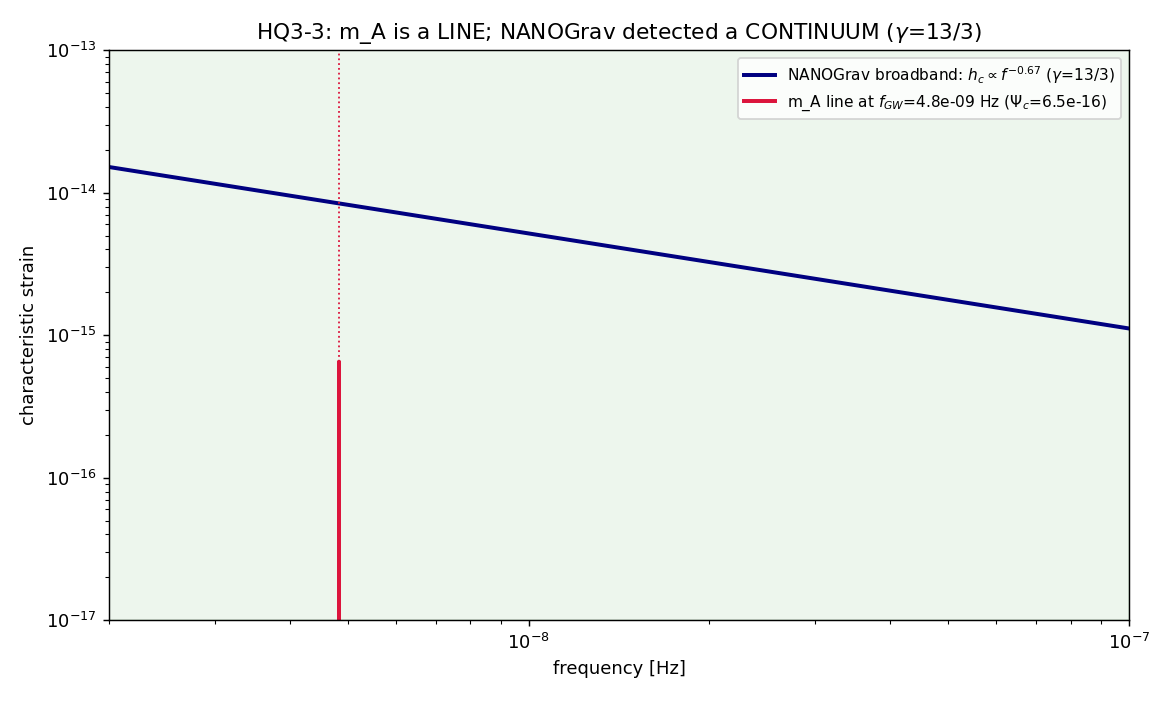

Generate this figure with Python:
"""HQ3_3_spectrum.py -- spectral SHAPE of the m_A signal vs the NANOGrav power law.

Charter HQ3-3.  NANOGrav reports a broadband, Hellings-Downs-correlated power law with
timing-residual PSD index gamma = 13/3 (~4.33), i.e. h_c(f) ~ f^{-2/3}.  The m_A
condensate instead produces a MONOCHROMATIC line at f_GW, broadened only by the DM
velocity dispersion to a fractional width Delta f/f ~ (v/c)^2 ~ 1e-6.  This script
contrasts the two shapes quantitatively (a line is gamma -> infinity, the opposite of
a slowly-falling power law) and renders the figure.  The vector character (3
polarizations) adds an O(1) anisotropic-stress modulation but does NOT broaden the
line into a continuum -- the headline is still a line, not a SMBH-like power law.
"""
from __future__ import annotations

import json
from pathlib import Path

import numpy as np
import matplotlib
matplotlib.use("Agg")
import matplotlib.pyplot as plt  # noqa: E402

import hq3_core as c  # noqa: E402

OUT = Path(__file__).resolve().parent
V_DISP = 1.0e-3            # DM virial velocity v/c ~ 1e-3 -> line width (v/c)^2 ~ 1e-6
M_LINE = 1e-23            # representative in-band mass for the line illustration (eV)


def main():
    f_line = float(c.f_gw(M_LINE))
    frac_width = V_DISP ** 2                 # Delta f / f for the condensate line
    df = f_line * frac_width

    # NANOGrav power-law strain index vs the m_A "index"
    alpha_ng = (3.0 - c.NG_GAMMA) / 2.0      # h_c ~ f^alpha = f^{-2/3}
    payload = {
        "nanograv": {"gamma": c.NG_GAMMA, "h_c_index_alpha": alpha_ng,
                     "shape": "broadband power law (SMBH binaries)"},
        "m_A": {"shape": "monochromatic line", "f_GW_Hz_at_1e-23eV": f_line,
                "fractional_width_dff": frac_width, "abs_width_Hz": df,
                "effective_gamma": "infinity (line, not a continuum)"},
        "comparison": {
            "compatible_as_broadband_SGWB": False,
            "reason": "a velocity-broadened line (df/f~1e-6) cannot mimic a "
                      "gamma=13/3 power law spanning a decade in frequency",
        },
        "note": "m_A is a LINE; NANOGrav 2023 detected a CONTINUUM. Different observables.",
    }
    (OUT / "HQ3_3_spectrum.json").write_text(json.dumps(payload, indent=2))

    print("=" * 74)
    print("HQ3-3  spectral shape: m_A line vs NANOGrav power law (gamma=13/3)")
    print("=" * 74)
    print(f"  NANOGrav: broadband power law, gamma = {c.NG_GAMMA:.3f}, "
          f"h_c ~ f^{alpha_ng:+.3f}")
    print(f"  m_A     : monochromatic line at f_GW = {f_line:.3e} Hz (m=1e-23 eV)")
    print(f"            velocity broadening Delta f/f ~ (v/c)^2 = {frac_width:.1e} "
          f"-> Delta f = {df:.2e} Hz")
    print("  => incompatible as a broadband SGWB: a line is not a power law.")
    print(f"  saved {OUT/'HQ3_3_spectrum.json'}")

    make_figure(f_line, df, alpha_ng)
    return payload


def make_figure(f_line, df, alpha_ng):
    fig, ax = plt.subplots(figsize=(9.0, 5.4))
    ff = np.logspace(np.log10(c.NG_BAND_HZ[0]), np.log10(c.NG_BAND_HZ[1]), 400)

    # NANOGrav broadband power-law strain
    ax.loglog(ff, c.nanograv_hc(ff), color="navy", lw=2.2,
              label=rf"NANOGrav broadband: $h_c\propto f^{{{alpha_ng:.2f}}}$ ($\gamma$=13/3)")

    # m_A line: a sharp, narrow Lorentzian-ish spike at f_line (height = KR Psi_c)
    psi = float(c.kr_psi_amplitude(M_LINE))
    fl = np.linspace(f_line - 6 * df, f_line + 6 * df, 600)
    lor = psi / (1.0 + ((fl - f_line) / (df / 2)) ** 2)
    ax.plot(fl, lor, color="crimson", lw=2.2,
            label=rf"m_A line at $f_{{GW}}$={f_line:.1e} Hz ($\Psi_c$={psi:.1e})")
    ax.axvline(f_line, color="crimson", ls=":", lw=1)

    ax.axvspan(*c.NG_BAND_HZ, color="green", alpha=0.07)
    ax.set_xlabel("frequency [Hz]"); ax.set_ylabel("characteristic strain")
    ax.set_xlim(*c.NG_BAND_HZ)
    ax.set_ylim(1e-17, 1e-13)
    ax.set_title("HQ3-3: m_A is a LINE; NANOGrav detected a CONTINUUM ($\\gamma$=13/3)")
    ax.legend(fontsize=8.5, loc="upper right")
    fig.tight_layout()
    fig.savefig(OUT / "HQ3_3_spectrum.png", dpi=130)
    print(f"  saved {OUT/'HQ3_3_spectrum.png'}")


if __name__ == "__main__":
    main()
